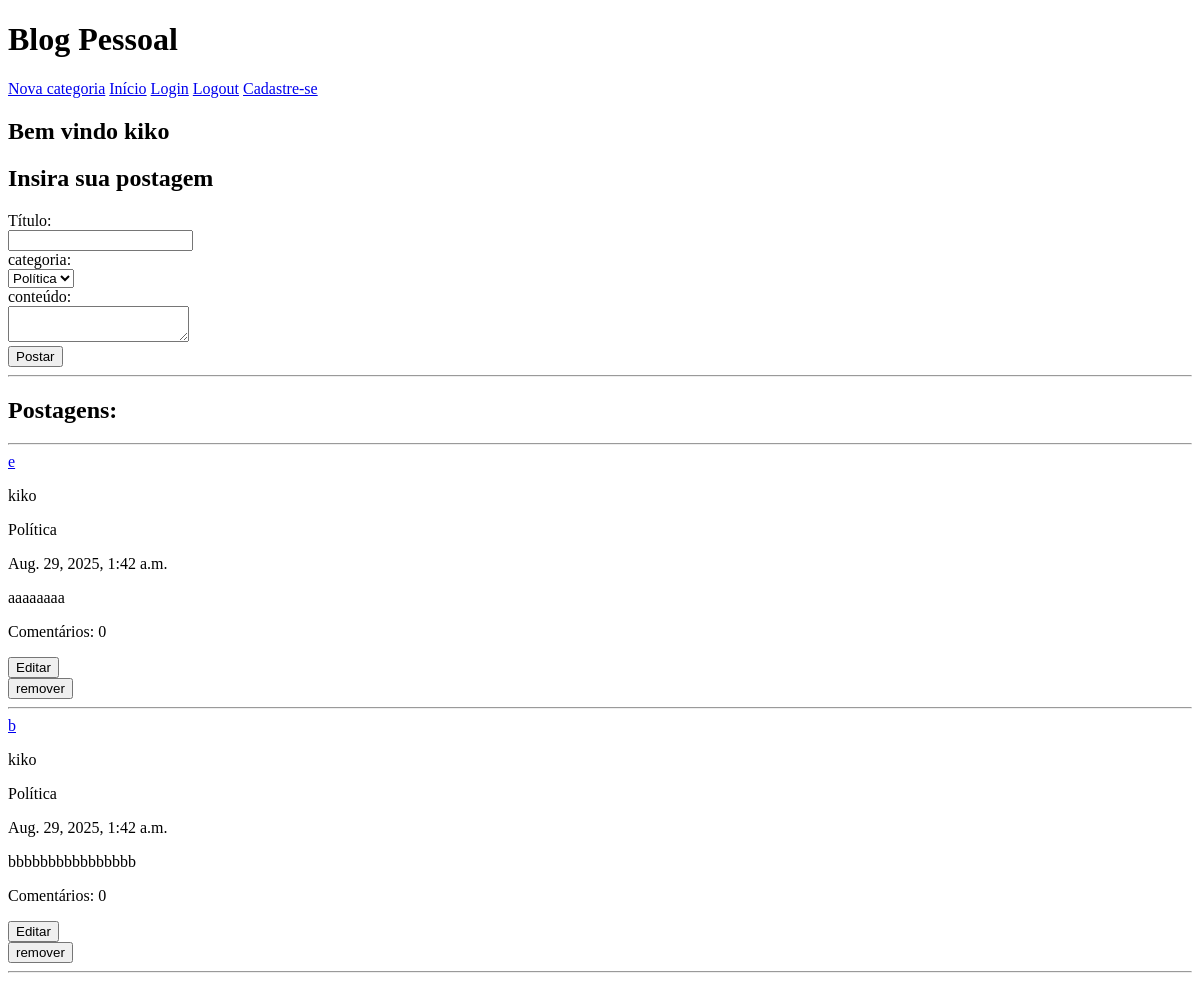
The page / (signed in) on the database as committed earlier.
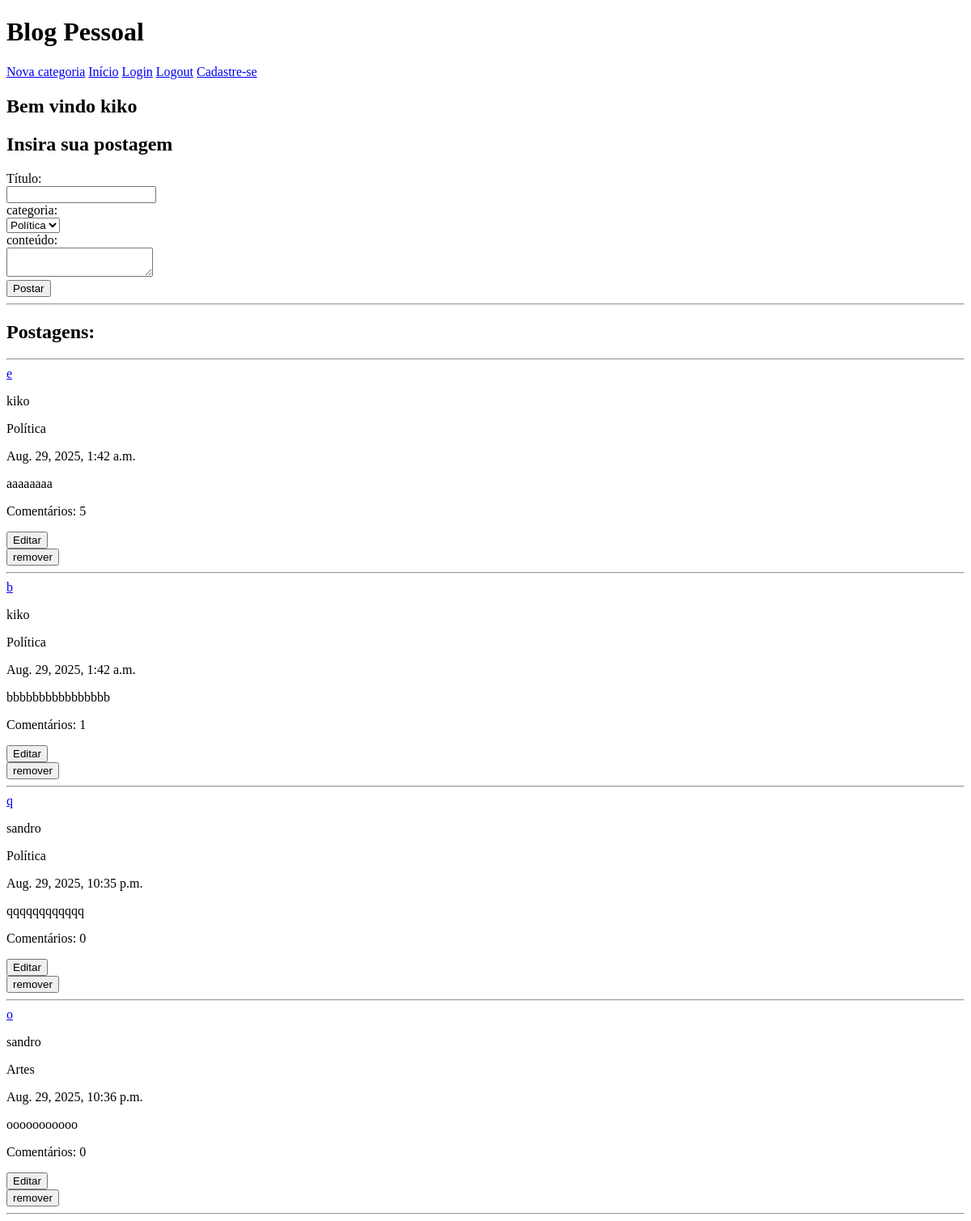
The same page on the database as committed later.
### blog/models.py (models this page shows, shortened)
class Post(models.Model):
    titulo = models.CharField(max_length=64)
    categoria = models.ForeignKey(
        Categoria, on_delete=models.CASCADE, related_name="postsCategoria")
    conteudo = models.CharField(max_length=1000)
    usuario = models.ForeignKey(
        User, on_delete=models.CASCADE, related_name="postsUsuario")
    dataPostagem = models.DateTimeField()

class Categoria(models.Model):
    nome = models.CharField(max_length=64)
    usuario = models.ForeignKey(
        User, on_delete=models.CASCADE, related_name="categoriasUsuario")
    def __str__(self):
        return f"{self.nome}"

### blog/views.py (the view)
# urls.py: path('', views.index, name="index"),
def index(request):
    if request.user.is_authenticated:
        categorias = Categoria.objects.all()
        postagens = Post.objects.all()
        return render(request, 'blog/index.html', {"categorias": categorias, "postagens": postagens, })
    return HttpResponseRedirect(reverse('login'))

### blog/templates/blog/index.html (shortened to what this page needs)
{% extends 'blog/layout.html' %}
{% block body %}
<div>
    {% if request.user.is_authenticated %}
    <h2>Bem vindo {{user.username}}</h2>
    {% endif %}
</div>
<div>
    <h2>Insira sua postagem</h2>
    <form action="{% url 'post' %}" method="post">
        <label>Título:</label><br>
        <input type="text" name="tituloPost"><br>
        <label>categoria:</label><br>
        <select name="categoriaPost">
            {% for c in categorias %}
            <option value="{{c.id}}" name="categoriaPost">{{c.nome}}</option>
            {% endfor %}
        </select>
        <br>
        <label>conteúdo:</label><br>
        <textarea name="conteudoPost"></textarea><br>
        <button type="submit">Postar</button>
    </form>
    <hr>
</div>
<div>
    <h2>Postagens:</h2>
    <hr>
    {% for p in postagens %}
    <a href="{% url 'postagemView' p.id %}">{{p.titulo}}</a>
    <p>{{p.usuario}}</p>
    <p>{{p.categoria}}</p>
    <p>{{p.dataPostagem}}</p>
    <p>{{p.conteudo}}</p>
    <p>Comentários: {{ p.p.count }}</p>
    <button class="jsBtnAtualizar" data-id={{p.id}} data-titulo={{p.titulo}} data-categoria={{p.categoria}}
        data-conteudo={{p.conteudo}}>Editar</button>
    <form action="{% url 'remover1' p.id %}">
        <button type="submit" class="btnRemover">remover</button>
    </form>
    <hr>
    {% endfor %}
</div>
{% endblock %}

Rows that differ between the two databases and show on the page:
computed for Post "aaaaaaaa": p.count "0" → "5"
computed for Post "bbbbbbbbbbbbbbbb": p.count "0" → "1"
added Post: titulo "q", usuario "sandro", categoria "Política", dataPostagem "Aug. 29, 2025, 10:35 p.m.", conteudo "qqqqqqqqqqqq", p.count "0"
added Post: titulo "o", usuario "sandro", categoria "Artes", dataPostagem "Aug. 29, 2025, 10:36 p.m.", conteudo "ooooooooooo", p.count "0"
